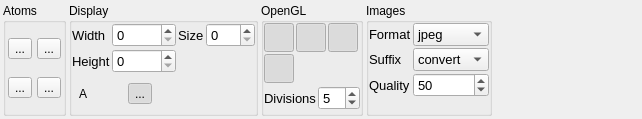
<?xml version="1.0" encoding="UTF-8"?>
<ui version="4.0">
 <class>Settings</class>
 <widget class="QWidget" name="Settings">
  <property name="geometry">
   <rect>
    <x>0</x>
    <y>0</y>
    <width>642</width>
    <height>119</height>
   </rect>
  </property>
  <property name="sizePolicy">
   <sizepolicy hsizetype="Expanding" vsizetype="Maximum">
    <horstretch>0</horstretch>
    <verstretch>0</verstretch>
   </sizepolicy>
  </property>
  <property name="maximumSize">
   <size>
    <width>16777215</width>
    <height>119</height>
   </size>
  </property>
  <property name="windowTitle">
   <string>Form</string>
  </property>
  <layout class="QHBoxLayout" name="horizontalLayout">
   <property name="spacing">
    <number>3</number>
   </property>
   <property name="leftMargin">
    <number>3</number>
   </property>
   <property name="topMargin">
    <number>3</number>
   </property>
   <property name="rightMargin">
    <number>3</number>
   </property>
   <property name="bottomMargin">
    <number>3</number>
   </property>
   <item>
    <widget class="QGroupBox" name="atoms">
     <property name="sizePolicy">
      <sizepolicy hsizetype="Preferred" vsizetype="Preferred">
       <horstretch>0</horstretch>
       <verstretch>0</verstretch>
      </sizepolicy>
     </property>
     <property name="title">
      <string>Atoms</string>
     </property>
     <layout class="QGridLayout" name="gridLayout">
      <property name="sizeConstraint">
       <enum>QLayout::SetDefaultConstraint</enum>
      </property>
      <property name="leftMargin">
       <number>0</number>
      </property>
      <property name="topMargin">
       <number>0</number>
      </property>
      <property name="rightMargin">
       <number>0</number>
      </property>
      <property name="bottomMargin">
       <number>0</number>
      </property>
      <property name="spacing">
       <number>3</number>
      </property>
      <item row="0" column="0">
       <widget class="QToolButton" name="toolButton_14">
        <property name="text">
         <string>...</string>
        </property>
       </widget>
      </item>
      <item row="0" column="1">
       <widget class="QToolButton" name="toolButton_16">
        <property name="text">
         <string>...</string>
        </property>
       </widget>
      </item>
      <item row="1" column="0">
       <widget class="QToolButton" name="toolButton_17">
        <property name="text">
         <string>...</string>
        </property>
       </widget>
      </item>
      <item row="1" column="1">
       <widget class="QToolButton" name="toolButton_18">
        <property name="text">
         <string>...</string>
        </property>
       </widget>
      </item>
     </layout>
    </widget>
   </item>
   <item>
    <widget class="QGroupBox" name="display">
     <property name="sizePolicy">
      <sizepolicy hsizetype="Fixed" vsizetype="Preferred">
       <horstretch>0</horstretch>
       <verstretch>0</verstretch>
      </sizepolicy>
     </property>
     <property name="title">
      <string>Display</string>
     </property>
     <layout class="QVBoxLayout" name="verticalLayout_3">
      <property name="spacing">
       <number>2</number>
      </property>
      <property name="leftMargin">
       <number>0</number>
      </property>
      <property name="topMargin">
       <number>0</number>
      </property>
      <property name="rightMargin">
       <number>0</number>
      </property>
      <property name="bottomMargin">
       <number>0</number>
      </property>
      <item>
       <widget class="QWidget" name="widget_4" native="true">
        <layout class="QHBoxLayout" name="horizontalLayout_3">
         <property name="spacing">
          <number>2</number>
         </property>
         <property name="leftMargin">
          <number>0</number>
         </property>
         <property name="topMargin">
          <number>0</number>
         </property>
         <property name="rightMargin">
          <number>0</number>
         </property>
         <property name="bottomMargin">
          <number>0</number>
         </property>
         <item>
          <widget class="QWidget" name="widget_3" native="true">
           <layout class="QFormLayout" name="formLayout_2">
            <property name="horizontalSpacing">
             <number>2</number>
            </property>
            <property name="verticalSpacing">
             <number>2</number>
            </property>
            <property name="leftMargin">
             <number>0</number>
            </property>
            <property name="topMargin">
             <number>0</number>
            </property>
            <property name="rightMargin">
             <number>0</number>
            </property>
            <property name="bottomMargin">
             <number>0</number>
            </property>
            <item row="0" column="0">
             <widget class="QLabel" name="widthLabel">
              <property name="font">
               <font>
                <pointsize>10</pointsize>
               </font>
              </property>
              <property name="text">
               <string>Width</string>
              </property>
             </widget>
            </item>
            <item row="0" column="1">
             <widget class="QSpinBox" name="width">
              <property name="sizePolicy">
               <sizepolicy hsizetype="Fixed" vsizetype="Fixed">
                <horstretch>0</horstretch>
                <verstretch>0</verstretch>
               </sizepolicy>
              </property>
              <property name="font">
               <font>
                <pointsize>10</pointsize>
               </font>
              </property>
              <property name="toolTip">
               <string>Dispaly width</string>
              </property>
              <property name="statusTip">
               <string>Dispaly width</string>
              </property>
              <property name="whatsThis">
               <string>Dispaly width</string>
              </property>
              <property name="maximum">
               <number>10000</number>
              </property>
              <property name="singleStep">
               <number>10</number>
              </property>
             </widget>
            </item>
            <item row="1" column="0">
             <widget class="QLabel" name="heightLabel">
              <property name="font">
               <font>
                <pointsize>10</pointsize>
               </font>
              </property>
              <property name="text">
               <string>Height</string>
              </property>
             </widget>
            </item>
            <item row="1" column="1">
             <widget class="QSpinBox" name="height">
              <property name="sizePolicy">
               <sizepolicy hsizetype="Fixed" vsizetype="Fixed">
                <horstretch>0</horstretch>
                <verstretch>0</verstretch>
               </sizepolicy>
              </property>
              <property name="font">
               <font>
                <pointsize>10</pointsize>
               </font>
              </property>
              <property name="toolTip">
               <string>Display height</string>
              </property>
              <property name="statusTip">
               <string>Display height</string>
              </property>
              <property name="whatsThis">
               <string>Display height</string>
              </property>
              <property name="maximum">
               <number>10000</number>
              </property>
              <property name="singleStep">
               <number>10</number>
              </property>
             </widget>
            </item>
           </layout>
          </widget>
         </item>
         <item>
          <widget class="QWidget" name="widget_5" native="true">
           <layout class="QFormLayout" name="formLayout_3">
            <property name="horizontalSpacing">
             <number>2</number>
            </property>
            <property name="verticalSpacing">
             <number>2</number>
            </property>
            <property name="leftMargin">
             <number>0</number>
            </property>
            <property name="topMargin">
             <number>0</number>
            </property>
            <property name="rightMargin">
             <number>0</number>
            </property>
            <property name="bottomMargin">
             <number>0</number>
            </property>
            <item row="0" column="0">
             <widget class="QLabel" name="sizeLabel">
              <property name="sizePolicy">
               <sizepolicy hsizetype="Fixed" vsizetype="Preferred">
                <horstretch>0</horstretch>
                <verstretch>0</verstretch>
               </sizepolicy>
              </property>
              <property name="font">
               <font>
                <pointsize>10</pointsize>
               </font>
              </property>
              <property name="text">
               <string>Size</string>
              </property>
             </widget>
            </item>
            <item row="0" column="1">
             <widget class="QSpinBox" name="size">
              <property name="sizePolicy">
               <sizepolicy hsizetype="Fixed" vsizetype="Fixed">
                <horstretch>0</horstretch>
                <verstretch>0</verstretch>
               </sizepolicy>
              </property>
              <property name="font">
               <font>
                <pointsize>10</pointsize>
               </font>
              </property>
              <property name="toolTip">
               <string>Font size</string>
              </property>
              <property name="statusTip">
               <string>Font size</string>
              </property>
              <property name="whatsThis">
               <string>Font size</string>
              </property>
              <property name="maximum">
               <number>100</number>
              </property>
             </widget>
            </item>
           </layout>
          </widget>
         </item>
        </layout>
       </widget>
      </item>
      <item>
       <widget class="QWidget" name="widget_6" native="true">
        <layout class="QHBoxLayout" name="horizontalLayout_4">
         <property name="spacing">
          <number>2</number>
         </property>
         <property name="leftMargin">
          <number>0</number>
         </property>
         <property name="topMargin">
          <number>0</number>
         </property>
         <property name="rightMargin">
          <number>0</number>
         </property>
         <property name="bottomMargin">
          <number>0</number>
         </property>
         <item>
          <widget class="QToolButton" name="foreground">
           <property name="toolTip">
            <string>Font color</string>
           </property>
           <property name="statusTip">
            <string>Font color</string>
           </property>
           <property name="whatsThis">
            <string>Font color</string>
           </property>
           <property name="text">
            <string>A</string>
           </property>
           <property name="icon">
            <iconset resource="qagate.qrc">
             <normaloff>:/settings/icons/foreground.svg</normaloff>:/settings/icons/foreground.svg</iconset>
           </property>
           <property name="iconSize">
            <size>
             <width>22</width>
             <height>22</height>
            </size>
           </property>
           <property name="autoRaise">
            <bool>true</bool>
           </property>
          </widget>
         </item>
         <item>
          <widget class="QToolButton" name="background">
           <property name="toolTip">
            <string>Background color</string>
           </property>
           <property name="statusTip">
            <string>Background color</string>
           </property>
           <property name="whatsThis">
            <string>Background color</string>
           </property>
           <property name="text">
            <string/>
           </property>
           <property name="icon">
            <iconset resource="qagate.qrc">
             <normaloff>:/settings/icons/background.svg</normaloff>:/settings/icons/background.svg</iconset>
           </property>
           <property name="iconSize">
            <size>
             <width>22</width>
             <height>22</height>
            </size>
           </property>
           <property name="autoRaise">
            <bool>true</bool>
           </property>
          </widget>
         </item>
         <item>
          <widget class="QToolButton" name="angles">
           <property name="sizePolicy">
            <sizepolicy hsizetype="Fixed" vsizetype="Fixed">
             <horstretch>0</horstretch>
             <verstretch>0</verstretch>
            </sizepolicy>
           </property>
           <property name="toolTip">
            <string>Toggle angles</string>
           </property>
           <property name="statusTip">
            <string>Toggle angles</string>
           </property>
           <property name="whatsThis">
            <string>Toggle angles</string>
           </property>
           <property name="text">
            <string>...</string>
           </property>
           <property name="icon">
            <iconset resource="qagate.qrc">
             <normaloff>:/settings/icons/angles.svg</normaloff>:/settings/icons/angles.svg</iconset>
           </property>
           <property name="iconSize">
            <size>
             <width>22</width>
             <height>22</height>
            </size>
           </property>
           <property name="shortcut">
            <string>A</string>
           </property>
           <property name="checkable">
            <bool>true</bool>
           </property>
           <property name="checked">
            <bool>true</bool>
           </property>
           <property name="autoRaise">
            <bool>true</bool>
           </property>
          </widget>
         </item>
         <item>
          <spacer name="horizontalSpacer_2">
           <property name="orientation">
            <enum>Qt::Horizontal</enum>
           </property>
           <property name="sizeHint" stdset="0">
            <size>
             <width>40</width>
             <height>20</height>
            </size>
           </property>
          </spacer>
         </item>
        </layout>
       </widget>
      </item>
     </layout>
    </widget>
   </item>
   <item>
    <widget class="QGroupBox" name="openGl">
     <property name="title">
      <string>OpenGL</string>
     </property>
     <layout class="QVBoxLayout" name="verticalLayout">
      <property name="spacing">
       <number>0</number>
      </property>
      <property name="leftMargin">
       <number>0</number>
      </property>
      <property name="topMargin">
       <number>0</number>
      </property>
      <property name="rightMargin">
       <number>0</number>
      </property>
      <property name="bottomMargin">
       <number>0</number>
      </property>
      <item>
       <widget class="QWidget" name="widget" native="true">
        <layout class="QGridLayout" name="gridLayout_3">
         <property name="leftMargin">
          <number>0</number>
         </property>
         <property name="topMargin">
          <number>0</number>
         </property>
         <property name="rightMargin">
          <number>0</number>
         </property>
         <property name="bottomMargin">
          <number>0</number>
         </property>
         <property name="spacing">
          <number>2</number>
         </property>
         <item row="1" column="0">
          <widget class="QToolButton" name="antialiasing">
           <property name="toolTip">
            <string>Switch anti-aliasing</string>
           </property>
           <property name="statusTip">
            <string>Switch anti-aliasing</string>
           </property>
           <property name="whatsThis">
            <string>Switch anti-aliasing</string>
           </property>
           <property name="text">
            <string/>
           </property>
           <property name="icon">
            <iconset resource="qagate.qrc">
             <normaloff>:/settings/icons/anti-aliasing.svg</normaloff>:/settings/icons/anti-aliasing.svg</iconset>
           </property>
           <property name="iconSize">
            <size>
             <width>22</width>
             <height>22</height>
            </size>
           </property>
           <property name="shortcut">
            <string>Shift+A</string>
           </property>
           <property name="checkable">
            <bool>true</bool>
           </property>
           <property name="checked">
            <bool>true</bool>
           </property>
           <property name="autoRaise">
            <bool>true</bool>
           </property>
          </widget>
         </item>
         <item row="0" column="2">
          <widget class="QToolButton" name="light">
           <property name="toolTip">
            <string>Switch light</string>
           </property>
           <property name="statusTip">
            <string>Switch light</string>
           </property>
           <property name="whatsThis">
            <string>Switch light</string>
           </property>
           <property name="text">
            <string/>
           </property>
           <property name="icon">
            <iconset resource="qagate.qrc">
             <normaloff>:/settings/icons/sun.svg</normaloff>:/settings/icons/sun.svg</iconset>
           </property>
           <property name="iconSize">
            <size>
             <width>22</width>
             <height>22</height>
            </size>
           </property>
           <property name="shortcut">
            <string>L</string>
           </property>
           <property name="checkable">
            <bool>true</bool>
           </property>
           <property name="checked">
            <bool>true</bool>
           </property>
           <property name="autoRaise">
            <bool>true</bool>
           </property>
          </widget>
         </item>
         <item row="0" column="0">
          <widget class="QToolButton" name="filling">
           <property name="toolTip">
            <string>Switch filling</string>
           </property>
           <property name="statusTip">
            <string>Switch filling</string>
           </property>
           <property name="whatsThis">
            <string>Switch filling</string>
           </property>
           <property name="text">
            <string/>
           </property>
           <property name="icon">
            <iconset resource="qagate.qrc">
             <normaloff>:/settings/icons/mesh.svg</normaloff>:/settings/icons/mesh.svg</iconset>
           </property>
           <property name="iconSize">
            <size>
             <width>22</width>
             <height>22</height>
            </size>
           </property>
           <property name="shortcut">
            <string>O</string>
           </property>
           <property name="checkable">
            <bool>true</bool>
           </property>
           <property name="checked">
            <bool>true</bool>
           </property>
           <property name="autoRaise">
            <bool>true</bool>
           </property>
          </widget>
         </item>
         <item row="0" column="3">
          <widget class="QToolButton" name="perspective">
           <property name="toolTip">
            <string>Switch perspective</string>
           </property>
           <property name="statusTip">
            <string>Switch perspective</string>
           </property>
           <property name="whatsThis">
            <string>Switch perspective</string>
           </property>
           <property name="text">
            <string/>
           </property>
           <property name="icon">
            <iconset resource="qagate.qrc">
             <normaloff>:/settings/icons/perspective.svg</normaloff>:/settings/icons/perspective.svg</iconset>
           </property>
           <property name="iconSize">
            <size>
             <width>22</width>
             <height>22</height>
            </size>
           </property>
           <property name="shortcut">
            <string>P</string>
           </property>
           <property name="checkable">
            <bool>true</bool>
           </property>
           <property name="checked">
            <bool>true</bool>
           </property>
           <property name="autoRaise">
            <bool>true</bool>
           </property>
          </widget>
         </item>
        </layout>
       </widget>
      </item>
      <item>
       <widget class="QWidget" name="widget_2" native="true">
        <layout class="QHBoxLayout" name="horizontalLayout_2">
         <property name="spacing">
          <number>2</number>
         </property>
         <property name="leftMargin">
          <number>0</number>
         </property>
         <property name="topMargin">
          <number>0</number>
         </property>
         <property name="rightMargin">
          <number>0</number>
         </property>
         <property name="bottomMargin">
          <number>0</number>
         </property>
         <item>
          <widget class="QLabel" name="divLabel">
           <property name="font">
            <font>
             <pointsize>10</pointsize>
            </font>
           </property>
           <property name="text">
            <string>Divisions</string>
           </property>
          </widget>
         </item>
         <item>
          <widget class="QSpinBox" name="ndiv">
           <property name="font">
            <font>
             <pointsize>10</pointsize>
            </font>
           </property>
           <property name="toolTip">
            <string>Number of divisions</string>
           </property>
           <property name="statusTip">
            <string>Number of divisions for shape plottings</string>
           </property>
           <property name="whatsThis">
            <string>Number of divisions for shape plottings</string>
           </property>
           <property name="wrapping">
            <bool>false</bool>
           </property>
           <property name="frame">
            <bool>true</bool>
           </property>
           <property name="keyboardTracking">
            <bool>false</bool>
           </property>
           <property name="minimum">
            <number>1</number>
           </property>
           <property name="maximum">
            <number>50</number>
           </property>
           <property name="value">
            <number>5</number>
           </property>
          </widget>
         </item>
        </layout>
       </widget>
      </item>
     </layout>
    </widget>
   </item>
   <item>
    <widget class="QGroupBox" name="images">
     <property name="title">
      <string>Images</string>
     </property>
     <layout class="QFormLayout" name="formLayout">
      <property name="horizontalSpacing">
       <number>2</number>
      </property>
      <property name="verticalSpacing">
       <number>2</number>
      </property>
      <property name="leftMargin">
       <number>0</number>
      </property>
      <property name="topMargin">
       <number>0</number>
      </property>
      <property name="rightMargin">
       <number>0</number>
      </property>
      <property name="bottomMargin">
       <number>0</number>
      </property>
      <item row="0" column="0">
       <widget class="QLabel" name="formatLabel">
        <property name="font">
         <font>
          <pointsize>10</pointsize>
         </font>
        </property>
        <property name="text">
         <string>Format</string>
        </property>
       </widget>
      </item>
      <item row="0" column="1">
       <widget class="QComboBox" name="format">
        <property name="font">
         <font>
          <pointsize>10</pointsize>
         </font>
        </property>
        <item>
         <property name="text">
          <string>jpeg</string>
         </property>
        </item>
        <item>
         <property name="text">
          <string>png</string>
         </property>
        </item>
        <item>
         <property name="text">
          <string>ppm</string>
         </property>
        </item>
       </widget>
      </item>
      <item row="2" column="1">
       <widget class="QComboBox" name="suffix">
        <property name="font">
         <font>
          <pointsize>10</pointsize>
         </font>
        </property>
        <item>
         <property name="text">
          <string extracomment="To allow use of imagemagick convert tool to create a GIF">convert</string>
         </property>
        </item>
        <item>
         <property name="text">
          <string extracomment="To create a beamer animation with the animate package">animate</string>
         </property>
        </item>
       </widget>
      </item>
      <item row="4" column="1">
       <widget class="QSpinBox" name="quality">
        <property name="font">
         <font>
          <pointsize>10</pointsize>
         </font>
        </property>
        <property name="minimum">
         <number>1</number>
        </property>
        <property name="maximum">
         <number>100</number>
        </property>
        <property name="value">
         <number>50</number>
        </property>
       </widget>
      </item>
      <item row="2" column="0">
       <widget class="QLabel" name="suffixLabel">
        <property name="font">
         <font>
          <pointsize>10</pointsize>
         </font>
        </property>
        <property name="text">
         <string>Suffix</string>
        </property>
       </widget>
      </item>
      <item row="4" column="0">
       <widget class="QLabel" name="qualityLabel">
        <property name="font">
         <font>
          <pointsize>10</pointsize>
         </font>
        </property>
        <property name="text">
         <string>Quality</string>
        </property>
       </widget>
      </item>
     </layout>
    </widget>
   </item>
   <item>
    <spacer name="horizontalSpacer">
     <property name="orientation">
      <enum>Qt::Horizontal</enum>
     </property>
     <property name="sizeHint" stdset="0">
      <size>
       <width>40</width>
       <height>20</height>
      </size>
     </property>
    </spacer>
   </item>
  </layout>
 </widget>
 <resources>
  <include location="qagate.qrc"/>
 </resources>
 <connections/>
</ui>
